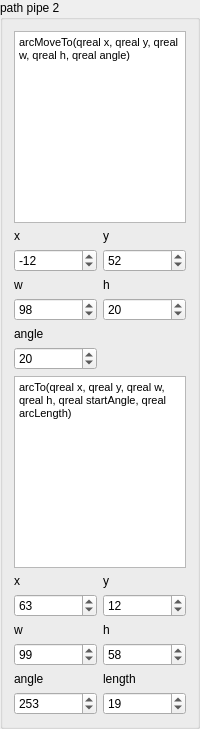
                  <widget class="QGroupBox" name="groupBox_9">
                   <property name="sizePolicy">
                    <sizepolicy hsizetype="Expanding" vsizetype="Expanding">
                     <horstretch>0</horstretch>
                     <verstretch>0</verstretch>
                    </sizepolicy>
                   </property>
                   <property name="maximumSize">
                    <size>
                     <width>200</width>
                     <height>16777215</height>
                    </size>
                   </property>
                   <property name="title">
                    <string>path pipe 2</string>
                   </property>
                   <layout class="QGridLayout" name="gridLayout_25">
                    <item row="13" column="0">
                     <widget class="QDoubleSpinBox" name="doubleSpinBox_p22a">
                      <property name="decimals">
                       <number>0</number>
                      </property>
                      <property name="minimum">
                       <double>-500.000000000000000</double>
                      </property>
                      <property name="maximum">
                       <double>500.000000000000000</double>
                      </property>
                      <property name="value">
                       <double>253.000000000000000</double>
                      </property>
                     </widget>
                    </item>
                    <item row="5" column="0">
                     <widget class="QLabel" name="label_60">
                      <property name="text">
                       <string>angle</string>
                      </property>
                     </widget>
                    </item>
                    <item row="3" column="0">
                     <widget class="QLabel" name="label_58">
                      <property name="text">
                       <string>w</string>
                      </property>
                     </widget>
                    </item>
                    <item row="4" column="1">
                     <widget class="QDoubleSpinBox" name="doubleSpinBox_p2_h">
                      <property name="decimals">
                       <number>0</number>
                      </property>
                      <property name="minimum">
                       <double>-500.000000000000000</double>
                      </property>
                      <property name="maximum">
                       <double>500.000000000000000</double>
                      </property>
                      <property name="value">
                       <double>20.000000000000000</double>
                      </property>
                     </widget>
                    </item>
                    <item row="4" column="0">
                     <widget class="QDoubleSpinBox" name="doubleSpinBox_p2_w">
                      <property name="decimals">
                       <number>0</number>
                      </property>
                      <property name="minimum">
                       <double>-500.000000000000000</double>
                      </property>
                      <property name="maximum">
                       <double>500.000000000000000</double>
                      </property>
                      <property name="value">
                       <double>98.000000000000000</double>
                      </property>
                     </widget>
                    </item>
                    <item row="7" column="0" colspan="2">
                     <widget class="QTextEdit" name="textEdit_12">
                      <property name="html">
                       <string>&lt;!DOCTYPE HTML PUBLIC &quot;-//W3C//DTD HTML 4.0//EN&quot; &quot;http://www.w3.org/TR/REC-html40/strict.dtd&quot;&gt;
&lt;html&gt;&lt;head&gt;&lt;meta name=&quot;qrichtext&quot; content=&quot;1&quot; /&gt;&lt;style type=&quot;text/css&quot;&gt;
p, li { white-space: pre-wrap; }
&lt;/style&gt;&lt;/head&gt;&lt;body style=&quot; font-family:'MS Shell Dlg 2'; font-size:8.25pt; font-weight:400; font-style:normal;&quot;&gt;
&lt;p style=&quot; margin-top:0px; margin-bottom:0px; margin-left:0px; margin-right:0px; -qt-block-indent:0; text-indent:0px;&quot;&gt;arcTo(qreal x, qreal y, qreal w, qreal h, qreal startAngle, qreal arcLength)&lt;/p&gt;&lt;/body&gt;&lt;/html&gt;</string>
                      </property>
                     </widget>
                    </item>
                    <item row="0" column="0" colspan="2">
                     <widget class="QTextEdit" name="textEdit_11">
                      <property name="html">
                       <string>&lt;!DOCTYPE HTML PUBLIC &quot;-//W3C//DTD HTML 4.0//EN&quot; &quot;http://www.w3.org/TR/REC-html40/strict.dtd&quot;&gt;
&lt;html&gt;&lt;head&gt;&lt;meta name=&quot;qrichtext&quot; content=&quot;1&quot; /&gt;&lt;style type=&quot;text/css&quot;&gt;
p, li { white-space: pre-wrap; }
&lt;/style&gt;&lt;/head&gt;&lt;body style=&quot; font-family:'MS Shell Dlg 2'; font-size:8.25pt; font-weight:400; font-style:normal;&quot;&gt;
&lt;p style=&quot; margin-top:0px; margin-bottom:0px; margin-left:0px; margin-right:0px; -qt-block-indent:0; text-indent:0px;&quot;&gt;arcMoveTo(qreal x, qreal y, qreal w, qreal h, qreal angle)&lt;/p&gt;&lt;/body&gt;&lt;/html&gt;</string>
                      </property>
                     </widget>
                    </item>
                    <item row="3" column="1">
                     <widget class="QLabel" name="label_59">
                      <property name="text">
                       <string>h</string>
                      </property>
                     </widget>
                    </item>
                    <item row="10" column="0">
                     <widget class="QLabel" name="label_53">
                      <property name="text">
                       <string>w</string>
                      </property>
                     </widget>
                    </item>
                    <item row="6" column="0">
                     <widget class="QDoubleSpinBox" name="doubleSpinBox_p2_a">
                      <property name="decimals">
                       <number>0</number>
                      </property>
                      <property name="minimum">
                       <double>-500.000000000000000</double>
                      </property>
                      <property name="maximum">
                       <double>500.000000000000000</double>
                      </property>
                      <property name="value">
                       <double>20.000000000000000</double>
                      </property>
                     </widget>
                    </item>
                    <item row="11" column="0">
                     <widget class="QDoubleSpinBox" name="doubleSpinBox_p22w">
                      <property name="decimals">
                       <number>0</number>
                      </property>
                      <property name="minimum">
                       <double>-500.000000000000000</double>
                      </property>
                      <property name="maximum">
                       <double>500.000000000000000</double>
                      </property>
                      <property name="value">
                       <double>99.000000000000000</double>
                      </property>
                     </widget>
                    </item>
                    <item row="10" column="1">
                     <widget class="QLabel" name="label_54">
                      <property name="text">
                       <string>h</string>
                      </property>
                     </widget>
                    </item>
                    <item row="11" column="1">
                     <widget class="QDoubleSpinBox" name="doubleSpinBox_p22h">
                      <property name="decimals">
                       <number>0</number>
                      </property>
                      <property name="minimum">
                       <double>-500.000000000000000</double>
                      </property>
                      <property name="maximum">
                       <double>500.000000000000000</double>
                      </property>
                      <property name="value">
                       <double>58.000000000000000</double>
                      </property>
                     </widget>
                    </item>
                    <item row="8" column="0">
                     <widget class="QLabel" name="label_51">
                      <property name="text">
                       <string>x</string>
                      </property>
                     </widget>
                    </item>
                    <item row="1" column="1">
                     <widget class="QLabel" name="label_57">
                      <property name="text">
                       <string>y</string>
                      </property>
                     </widget>
                    </item>
                    <item row="9" column="0">
                     <widget class="QDoubleSpinBox" name="doubleSpinBox_p22x">
                      <property name="decimals">
                       <number>0</number>
                      </property>
                      <property name="minimum">
                       <double>-500.000000000000000</double>
                      </property>
                      <property name="maximum">
                       <double>500.000000000000000</double>
                      </property>
                      <property name="value">
                       <double>63.000000000000000</double>
                      </property>
                     </widget>
                    </item>
                    <item row="8" column="1">
                     <widget class="QLabel" name="label_52">
                      <property name="text">
                       <string>y</string>
                      </property>
                     </widget>
                    </item>
                    <item row="9" column="1">
                     <widget class="QDoubleSpinBox" name="doubleSpinBox_p22y">
                      <property name="decimals">
                       <number>0</number>
                      </property>
                      <property name="minimum">
                       <double>-500.000000000000000</double>
                      </property>
                      <property name="maximum">
                       <double>500.000000000000000</double>
                      </property>
                      <property name="value">
                       <double>12.000000000000000</double>
                      </property>
                     </widget>
                    </item>
                    <item row="2" column="1">
                     <widget class="QDoubleSpinBox" name="doubleSpinBox_p2_y">
                      <property name="decimals">
                       <number>0</number>
                      </property>
                      <property name="minimum">
                       <double>-500.000000000000000</double>
                      </property>
                      <property name="maximum">
                       <double>500.000000000000000</double>
                      </property>
                      <property name="value">
                       <double>52.000000000000000</double>
                      </property>
                     </widget>
                    </item>
                    <item row="1" column="0">
                     <widget class="QLabel" name="label_50">
                      <property name="text">
                       <string>x</string>
                      </property>
                     </widget>
                    </item>
                    <item row="2" column="0">
                     <widget class="QDoubleSpinBox" name="doubleSpinBox_p2_x">
                      <property name="decimals">
                       <number>0</number>
                      </property>
                      <property name="minimum">
                       <double>-500.000000000000000</double>
                      </property>
                      <property name="maximum">
                       <double>500.000000000000000</double>
                      </property>
                      <property name="value">
                       <double>-12.000000000000000</double>
                      </property>
                     </widget>
                    </item>
                    <item row="12" column="0">
                     <widget class="QLabel" name="label_55">
                      <property name="text">
                       <string>angle</string>
                      </property>
                     </widget>
                    </item>
                    <item row="13" column="1">
                     <widget class="QDoubleSpinBox" name="doubleSpinBox_p22l">
                      <property name="decimals">
                       <number>0</number>
                      </property>
                      <property name="minimum">
                       <double>-500.000000000000000</double>
                      </property>
                      <property name="maximum">
                       <double>500.000000000000000</double>
                      </property>
                      <property name="value">
                       <double>19.000000000000000</double>
                      </property>
                     </widget>
                    </item>
                    <item row="12" column="1">
                     <widget class="QLabel" name="label_56">
                      <property name="text">
                       <string>length</string>
                      </property>
                     </widget>
                    </item>
                   </layout>
                  </widget>
